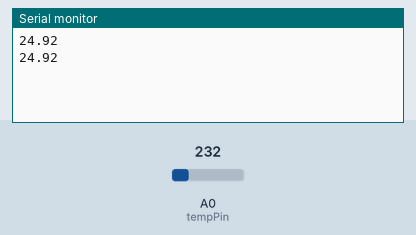
Recording of a sketch running on a simulated Arduino Uno, built with avr-gcc and run on an emulated ATmega328P. Parts: the last lines printed to the serial monitor. The test bench sets the inputs (shaded band); at power-on: A0 (tempPin) = 232.

Above: at 1.8 s.
1.9 s: A0 (tempPin) set to 250
At 2.7 s:
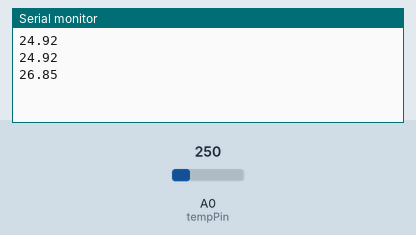
3.4 s: A0 (tempPin) set to 266
At 4.8 s:
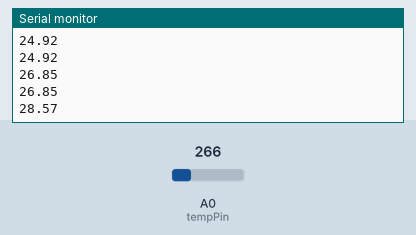
Timing chart, 0 to 6.4 s (numbered marks = the images above; inputs shaded):
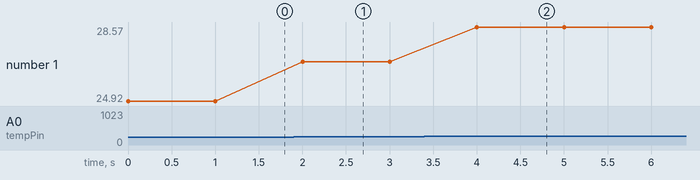

Measured:
- after the input at 1.9 s, the serial monitor: prints a new line after 0.10 s (image 1)
- after the input at 3.4 s, the serial monitor: prints a new line after 0.60 s (image 2)
- plotted number 1: 24.92 → 26.85 after the input at 1.9 s, 26.85 → 28.57 after the input at 3.4 s

The sketch:

workshop_test_themometer.ino
```cpp
float tempC;
int sensor_voltage;
int tempPin = A0;

void setup(){
  analogReference(INTERNAL);
  Serial.begin(9600);
}

void loop() {
  sensor_voltage = analogRead(tempPin);
  tempC = sensor_voltage / 9.31;
  Serial.println(tempC);
  delay(1000);
}
```
